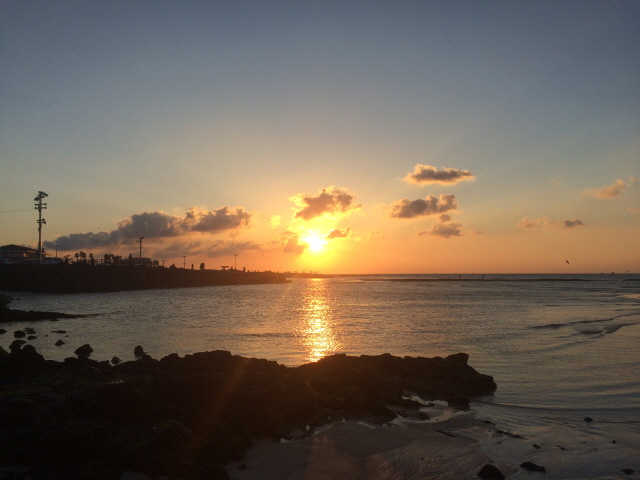
#> input picture images/img5.jpg, 640 x 480 px
$ python opencvHistogram.py
#> lines starting #> are read from the running program, lines starting #| are printed output that depends on the picture
import cv2
import numpy as np
from matplotlib import pyplot as plt

img1 = cv2.imread("images/img5.jpg", cv2.IMREAD_GRAYSCALE)
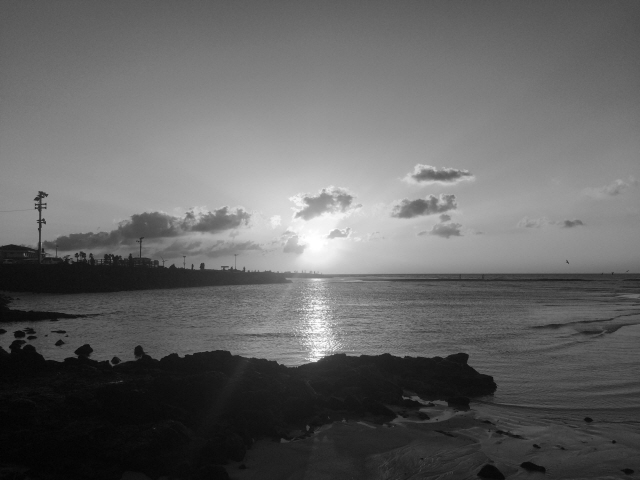
#> img1: shape (480, 640); min 0, max 255, mean 100.7

ch1 = [0]; ch2= [0]; ch3 = [0]
ranges1 = [0,256]; ranges2 = [0,128]; ranges3 = [128,256]
histSize1 = [256]; histSize2 = [128]; histSize3 = [128]

hist1 = cv2.calcHist([img1], ch1, None, histSize1, ranges1)
#> hist1 = 256 values, max 2883 at index 139, min 1 at index 0, mean 1200
hist2 = cv2.calcHist([img1], ch2, None, histSize2, ranges2)
#> hist2 = 128 values, max 2510 at index 11, min 1 at index 0, mean 1548.1
hist3 = cv2.calcHist([img1], ch3, None, histSize3, ranges3)
#> hist3 = 128 values, max 2883 at index 11, min 34 at index 121, mean 851.9

bin_x1 = np.arange(256)
bin_x2 = np.arange(128)
bin_x3 = np.arange(128) + 128

plt.title("Histogram")
plt.xlabel("Bin")
plt.ylabel("Frequency")
plt.plot(bin_x1, hist1, color='b')
plt.bar(bin_x2, hist2[:,0], width=6, color='r')
plt.bar(bin_x3, hist3[:,0], width=6, color='g')
plt.grid(True, lw = 1, ls = '--', c = '.75')
plt.xlim([0,255])

plt.show()
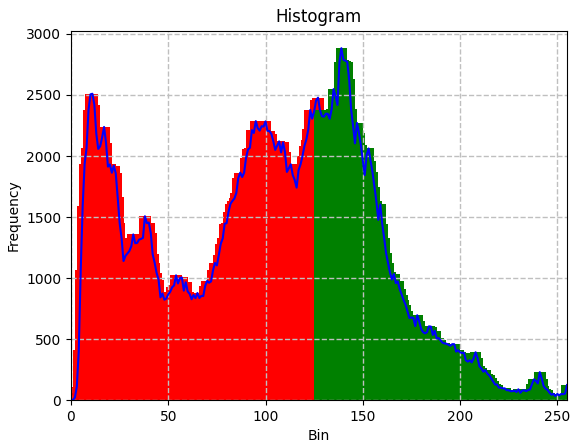
#> figure drawn by matplotlib, 1 panel; tallest bar 2510 high, from x = 8 to 14; tallest bar 2883 high, from x = 136 to 142; curve peaks at x = 139, y = 2883

$ run again, with images/img1.jpg copied over images/img5.jpg
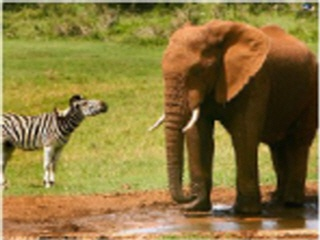
#> input picture images/img1.jpg, 320 x 240 px
#> `img1 = cv2.imread("images/img5.jpg", cv2.IMREAD_GRAYSCALE)`:
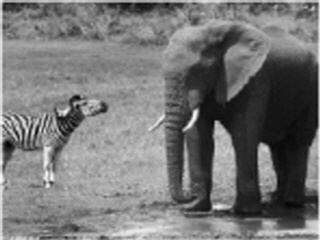
#> img1: shape (240, 320); min 1, max 250, mean 117.8
#> hist1 = 256 values, max 874 at index 151, min 0 at index 0, mean 300
#> hist2 = 128 values, max 556 at index 127, min 0 at index 0, mean 267.2
#> hist3 = 128 values, max 874 at index 23, min 0 at index 123, mean 332.8
#> `plt.show()`:
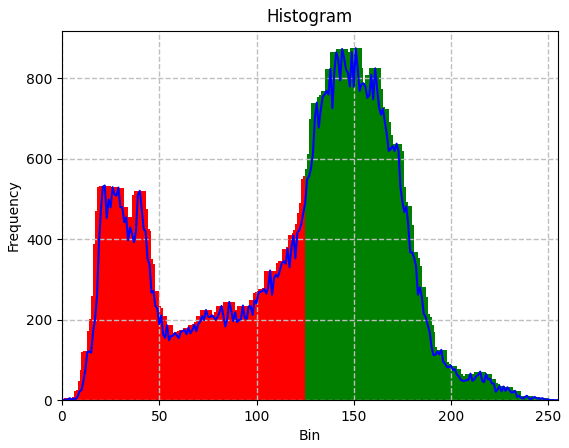
#> figure drawn by matplotlib, 1 panel; tallest bar 556 high, from x = 124 to 130; tallest bar 874 high, from x = 148 to 154; curve peaks at x = 151, y = 874

$ run again, with images/img10.jpg copied over images/img5.jpg
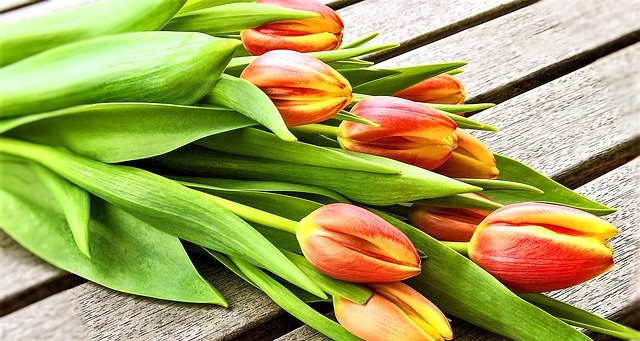
#> input picture images/img10.jpg, 640 x 341 px
#> `img1 = cv2.imread("images/img5.jpg", cv2.IMREAD_GRAYSCALE)`:
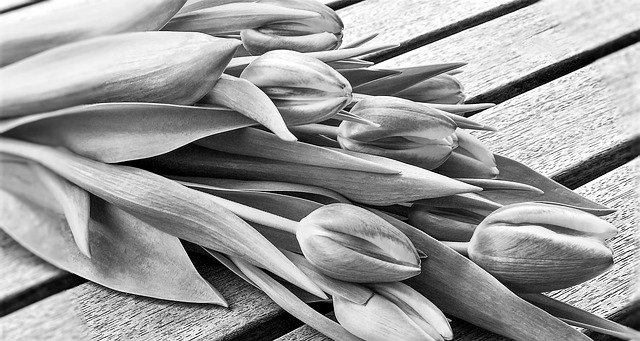
#> img1: shape (341, 640); min 0, max 255, mean 154.5
#> hist1 = 256 values, max 2920 at index 255, min 268 at index 5, mean 852.5
#> hist2 = 128 values, max 1188 at index 0, min 268 at index 5, mean 615.6
#> hist3 = 128 values, max 2920 at index 127, min 680 at index 21, mean 1089.4
#> `plt.show()`:
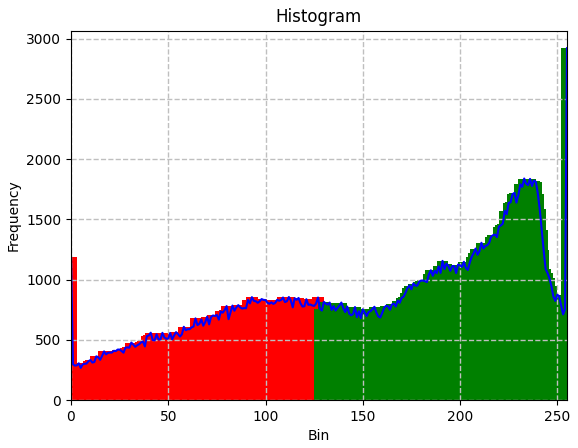
#> figure drawn by matplotlib, 1 panel; tallest bar 1188 high, from x = -3 to 3; tallest bar 2920 high, from x = 252 to 258; curve peaks at x = 255, y = 2920

$ run again, with images/img11.jpg copied over images/img5.jpg
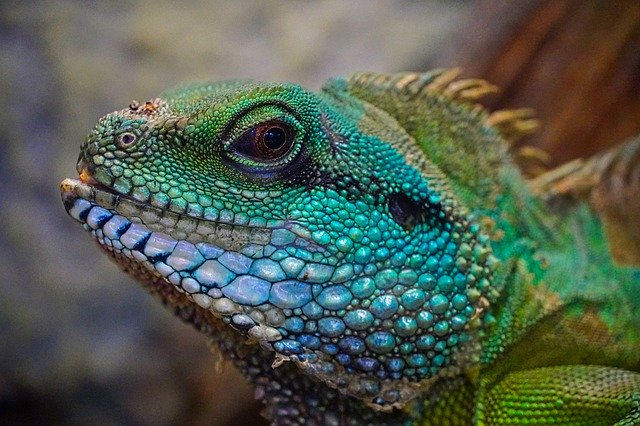
#> input picture images/img11.jpg, 640 x 426 px
#> `img1 = cv2.imread("images/img5.jpg", cv2.IMREAD_GRAYSCALE)`:
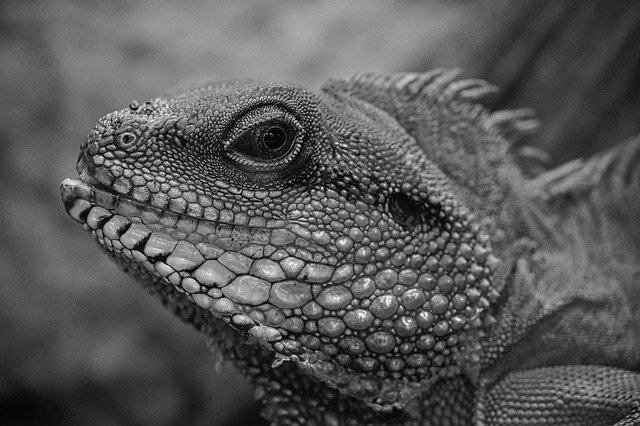
#> img1: shape (426, 640); min 0, max 255, mean 88.1
#> hist1 = 256 values, max 2563 at index 59, min 1 at index 252, mean 1065
#> hist2 = 128 values, max 2563 at index 59, min 122 at index 1, mean 1695.3
#> hist3 = 128 values, max 1703 at index 17, min 1 at index 124, mean 434.7
#> `plt.show()`:
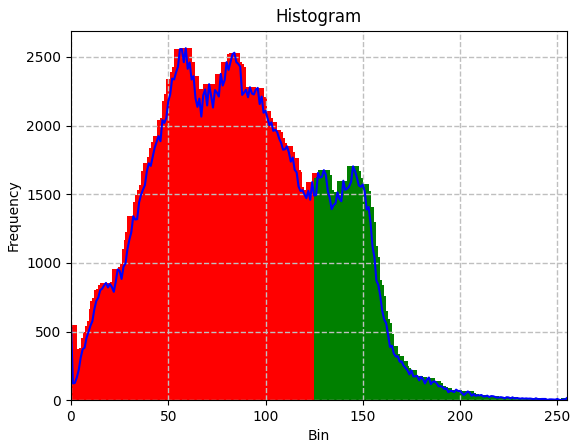
#> figure drawn by matplotlib, 1 panel; tallest bar 2563 high, from x = 56 to 62; tallest bar 1703 high, from x = 142 to 148; curve peaks at x = 59, y = 2563
